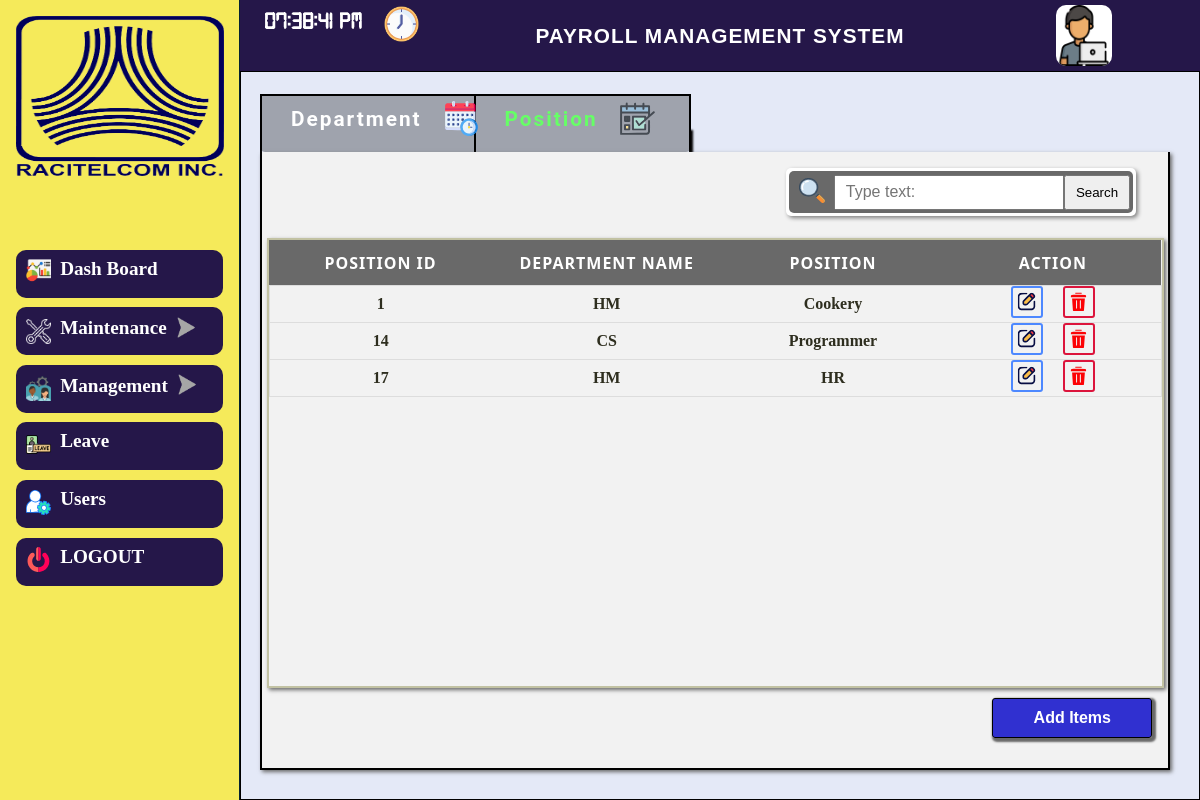
The app's page /admin-side/create-department/position_layout.php with its own data.
### tables this page shows
CREATE TABLE `tbl_company_information` (
  `ID` int(11) NOT NULL,
  `LOGO` varchar(200) NOT NULL,
  `System_Name` varchar(30) NOT NULL,
  `Company_Name` varchar(30) NOT NULL,
  `State` varchar(20) NOT NULL,
  `City` varchar(20) NOT NULL,
  `Zipcode` varchar(10) NOT NULL,
  `Street` varchar(20) NOT NULL,
  `Building_Number` varchar(10) NOT NULL
);

CREATE TABLE `tbl_position` (
  `Position_ID` int(11) NOT NULL,
  `Department_ID` int(255) NOT NULL,
  `Position_Name` varchar(255) NOT NULL,
  `Daily_Salary` int(11) NOT NULL
);

CREATE TABLE `tbl_department` (
  `Department_ID` int(255) NOT NULL,
  `Department_Name` varchar(255) NOT NULL
);

### admin-side/admin-layout/top_nav_read.php (called while the page is built, shortened)
<?php
      include "../../connection/connection.php";
       $select_title = "SELECT * FROM tbl_company_information order by ID desc ";
       $query_title =mysqli_query($conn,$select_title);
       $res_title = mysqli_fetch_assoc($query_title);
 ?>

### admin-side/create-department/position_read.php (called while the page is built, shortened)
<?php
include "../../connection/connection.php";
$select_position = "SELECT * FROM (SELECT Department_ID , Department_Name from tbl_department)tbl_department INNER JOIN (SELECT Position_ID,Department_ID, Position_Name FROM tbl_position ) tbl_position on tbl_department.Department_ID = tbl_position.Department_ID";
$query_position = mysqli_query($conn,$select_position);
$res_query_position = mysqli_fetch_assoc($query_position);
?>

### admin-side/create-department/position.php (the view, shortened to what this page needs)
<!DOCTYPE html>
<html>
<head>
	<link rel="stylesheet" type="text/css" href="style.css">
</head>
<body>
	<div class="background">
		<div class="div-background">
			<div class="home-content">
				<div class="box-attendance">
					<div class="attendance-nav-bar">
						<ul  >
							<li ><a href="department_layout.php"  class="schedule1" >Department</a><img src="../../icons/schedule1.svg"> </li>
							<li><a href="position_layout.php" style="color:#66ff66;">Position</a><img src="../../icons/time_record.svg"> </li>
						</ul>
					</div>
					<div class="schedule">
						<div class="schedule-header">
							<div class="sched-header-left" >
							</div>
							<div class="sched-header-right">
								<form method="POST" action="position_layout.php">
									<div class="containter-search">
										<div class="containter-input-search">
										<img src="../../icons/search.svg" id="img_search">
										<input type="text" name="name" class="input" placeholder="Type text:">
										<input type="submit" name="submit"  value="Search" class="search">
										</div>
									</div>
								</form>
							</div>
						</div>
						<div class="sched-table">
								<table class="sched-info">
									<thead>
										<tr>
											<th>Position ID</th>
											<th>Department Name</th>
											<th>Position</th>
											<th>Action</th>
										</tr>
									</thead>
									<?php do{ if(isset($res_query_position['Position_ID'])){ ?>
									<tbody>
										<tr>
											<td><?php echo $res_query_position['Position_ID']; ?></td>
											<td><?php echo $res_query_position['Department_Name']; ?></td>
											<td><?php echo $res_query_position['Position_Name']; ?></td>
											<td><a href="edit_position_layout.php?id=<?php echo $res_query_position['Position_ID']; ?>"><img id="edit-icon" src="../../icons/edit-action.svg"></a>
												<a href="delete_position.php?id=<?php echo $res_query_position['Position_ID']; ?>"><img id="delete-icon" src="../../icons/delete.svg"></a></td>
										</tr>
									</tbody>
									<?php } }while($res_query_position=$query_position->fetch_assoc()); ?>
								</table>
							</div>
							<div class="button-department" >
								<a href="javascript: add_department();">Add Items</a>
							</div>
					</div>
				</div>
		</div>
	</div>
	</div>
</body>
</html>

### admin-side/admin-layout/top_nav.php (shortened to what this page needs)
<?php include"top_nav_read.php"; ?>
<!DOCTYPE html>
<html>
<head>
    <link rel="stylesheet" type="text/css" href="top_nav.css">
</head>
<body>
    <div class="top_div">
       <div class="clock">
           <p id="clock"></p><img src="../../icons/clock.png">
       </div>
       <div class="title1">
           <p><?php echo $res_title['System_Name']; ?></p>
       </div>
       <div class="user">
            <p><img src="../../icons/programmer.png"></p>
            <div class="type">
            </div>
       </div>
    </div>
</body>
</html>

### admin-side/settings/settings_layout.css (style rules this page uses)
* { padding: 0; margin: 0; box-sizing: border-box; }
html,body { position: relative; height: 100%; widows: 100%; }

### admin-side/admin-layout/top_side_bar.css (style rules this page uses)
* { padding: 0; margin: 0; box-sizing: border-box; }
html,body { position: relative; height: 100%; width: 100%; }

### admin-side/admin-layout/top_nav.css (style rules this page uses)
* { padding: 0; margin: 0; box-sizing: border-box; }
html,body { position: relative ; height: 100%; width: 100%; }
.top_div { position: relative; display: flex; flex-direction: row; height: 100%; width: 100%; background-color:#251749; }
.top_div .clock { position: relative; width: 25%; height: 100%; display: flex; flex-direction: row; }
.clock p { position: relative; height: 100%; width: 6em; font-size: 1.5em; color: white; font-weight: 600; padding-left: 1em; padding-top:.5em ; font-family: realtime-clock; }
.clock img { position: relative; height: 2.2em; width: 2.2em; top:.2em ; margin-top:.2em ; }
.top_div .title1 { position: relative; width: 50%; height: 100%; display: flex; justify-content: center; align-items: center; }
.title1 p { position: relative; font-size: 1.3em; text-transform: uppercase; letter-spacing: 1px; font-weight: 600; color: white; }
.top_div .user { position: relative; width: 25%; height: 100%; display: flex; flex-direction: row; }
.user img { position: relative; height: 85%; width: 3.5em; top: 5px; border-radius: 10px; margin-left: 6em; background: white; }
.user .type { position: relative; display: flex; flex-direction: column; }

### admin-side/create-department/position.php (style rules this page uses)
.attendance-nav-bar ul li:nth-child(1) { border-left: solid 2PX black; }

### records on screen
tbl_company_information: System_Name "PAYROLL MANAGEMENT SYSTEM"
tbl_position: Position_ID "1", Department_ID.Department_Name "HM", Position_Name "Cookery"
tbl_position: Position_ID "14", Department_ID.Department_Name "CS", Position_Name "Programmer"
tbl_position: Position_ID "17", Department_ID.Department_Name "HM", Position_Name "HR"
